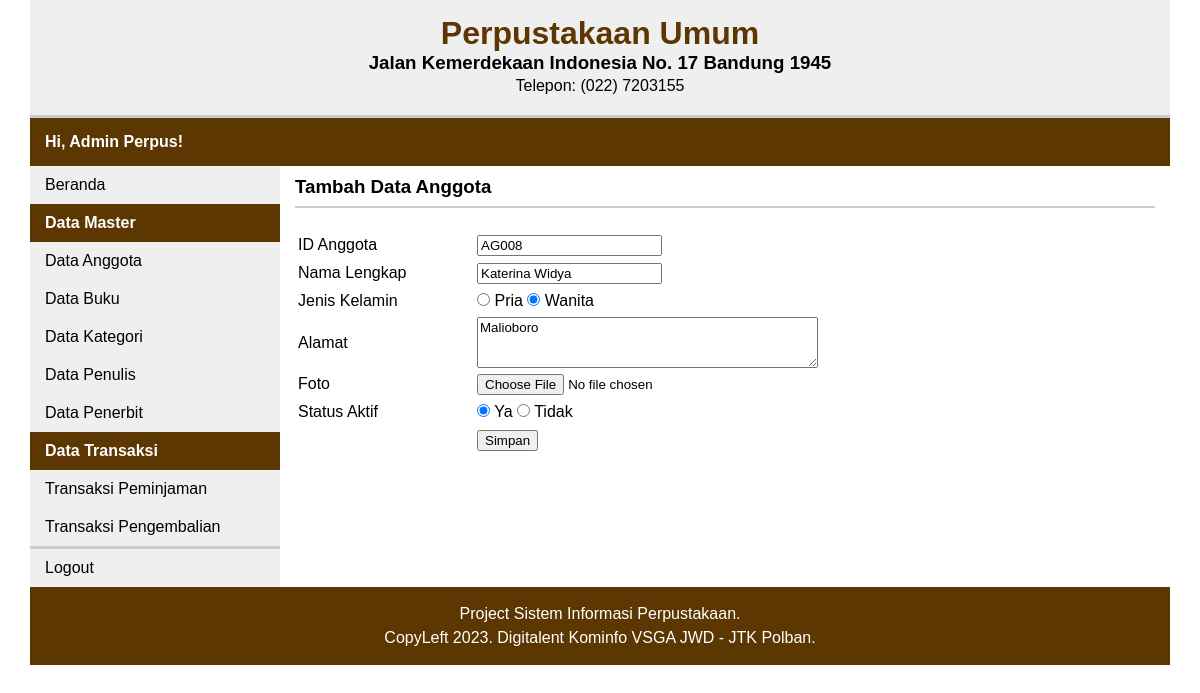
The page /index.php?p=anggota-ubah&id=AG008 on the database its author committed.
### tables this page shows
CREATE TABLE `anggota` (
  `id_anggota` char(5) NOT NULL,
  `nama_lengkap` varchar(25) NOT NULL,
  `jenis_kelamin` enum('L','P') NOT NULL,
  `alamat` varchar(255) NOT NULL,
  `foto` varchar(25) NOT NULL,
  `status_aktif` enum('Y','T') NOT NULL
);

### app/anggota-ubah.php (the view, shortened to what this page needs)
<?php
	include './config/koneksi-db.php';
	if(!isset($_POST['simpan'])) {
		if(isset($_GET['id'])) {
			$id_anggota = $_GET['id'];
			if(!empty($id_anggota)) {
				$sql = "SELECT * FROM anggota WHERE id_anggota = '{$id_anggota}';";
				$query = mysqli_query($db_conn, $sql);
				$row = $query->num_rows;
				if($row > 0) {
					$data = mysqli_fetch_array($query);
				} else {
					echo "<script>alert('ID Anggota tidak ditemukan!');</script>";
					echo "<meta http-equiv='refresh' content='0; url=index.php?p=anggota'>";
					exit;
				}
			} else {
				echo "<script>alert('ID Anggota kosong!');</script>";
				echo "<meta http-equiv='refresh' content='0; url=index.php?p=anggota'>";
				exit;
			}
		} else {
			echo "<script>alert('ID Anggota tidak didefinisikan!');</script>";
			echo "<meta http-equiv='refresh' content='0; url=index.php?p=anggota'>";
			exit;
		}
?>
		<div id="container">
			<div class="page-title">
				<h3>Tambah Data Anggota</h3>
			</div>
			<div class="page-content">
				<form action="" method="post" enctype="multipart/form-data">
					<table class="form-table">
						<tr>
							<td>
								<label for="id_anggota">ID Anggota</label>
							</td>
							<td>
								<input type="text" name="id_anggota" id="id_anggota" value="<?php echo $data['id_anggota']; ?>" readonly>
							</td>
						</tr>
						<tr>
							<td>
								<label for="nama_lengkap">Nama Lengkap</label>
							</td>
							<td>
								<input type="text" name="nama_lengkap" id="nama_lengkap" value="<?php echo $data['nama_lengkap']; ?>" required>
							</td>
						</tr>
						<tr>
							<td>
								<label>Jenis Kelamin</label>
							</td>
							<td>
								<input type="radio" name="jenis_kelamin" value="L" id="jk_pria" <?php echo ($data['jenis_kelamin'] == 'L') ? 'checked' : ''; ?> required>
								<label for="jk_pria">Pria</label>
								<input type="radio" name="jenis_kelamin" value="P" id="jk_wanita" <?php echo ($data['jenis_kelamin'] == 'P') ? 'checked' : ''; ?> required>
								<label for="jk_wanita">Wanita</label>
							</td>
						</tr>
						<tr>
							<td>
								<label for="alamat">Alamat</label>
							</td>
							<td>
								<textarea rows="3" cols="40" name="alamat" required><?php echo $data['alamat']; ?></textarea>
							</td>
						</tr>
						<tr>
							<td>
								<label for="foto">Foto</label>
							</td>
							<td>
								<input type="file" name="foto" id="foto">
							</td>
						</tr>
						<tr>
							<td>
								<label>Status Aktif</label>
							</td>
							<td>
								<input type="radio" name="status_aktif" value="Y" id="status_true" <?php echo ($data['status_aktif'] == 'Y') ? 'checked' : ''; ?> required>
								<label for="status_true">Ya</label>
								<input type="radio" name="status_aktif" value="T" id="status_false" <?php echo ($data['status_aktif'] == 'T') ? 'checked' : ''; ?> required>
								<label for="status_false">Tidak</label>
							</td>
						</tr>
						<tr>
							<td>
							</td>
							<td>
								<input type="submit" name="simpan" value="Simpan">
							</td>
						</tr>
					</table>
				</form>
			</div>
		</div>
<?php
	}
?>

### assets/css/style.css (style rules this page uses)
* { margin: 0; font-family: Arial, Helvetica, sans-serif; }
#container { float: left; padding: 10px 15px 10px; width: 860px; }
.page-title { float: left; margin-bottom: 7.5px; padding-bottom: 7.5px; width: 860px; border-bottom: 2px solid #ccc; }
.page-content { float: left; width: 860px; margin-top: 15px; }
.form-table tr td:first-child { min-width: 175px; }
.form-table tr { line-height: 24px; }

### rows shown on the page
anggota: id_anggota "AG008", nama_lengkap "Katerina Widya", jenis_kelamin "☐ Pria", jenis_kelamin "☑ Wanita", alamat "Malioboro", status_aktif "☑ Ya", status_aktif "☐ Tidak"

### other values the page prints
$_SITE_INFO "Project Sistem Informasi Perpustakaan."
$_SITE_CREDIT "CopyLeft 2023. Digitalent Kominfo VSGA JWD - JTK Polban."
